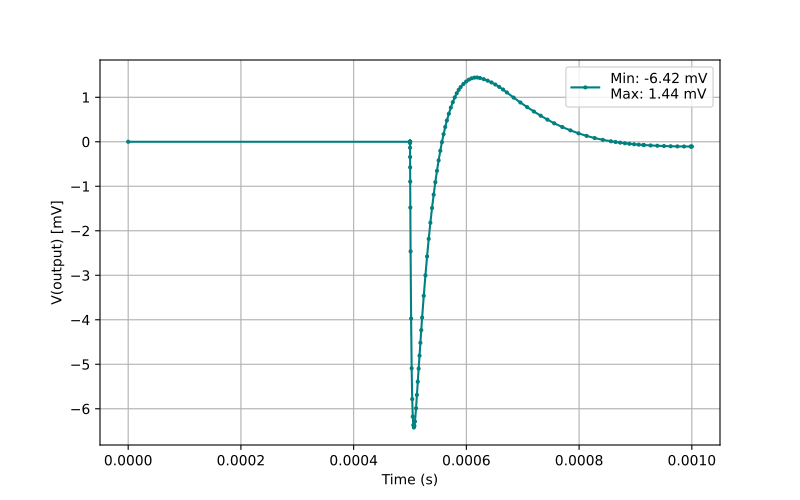

Here is the Python script that generated this plot:
import pandas as pd
import matplotlib.pyplot as plt


df = pd.read_csv("detector.txt", sep="\t")  

df["V(output)"] *= 1000  

min_v = df["V(output)"].min()
max_v = df["V(output)"].max()
diff = max_v - min_v
print(f"Gesamt: {diff:.6f} mV")

print(f"Minimale Spannung: {min_v:.6f} mV")
print(f"Maximale Spannung: {max_v:.6f} mV")


plt.figure(figsize=(8, 5))
plt.plot(df["time"], df["V(output)"], marker='o', linestyle='-', markersize=2, color='teal', label=f"Min: {min_v:.2f} mV\nMax: {max_v:.2f} mV")
plt.xlabel("Time (s)")
plt.ylabel("V(output) [mV]")  
#plt.title("Detektor Daten Plot in mV")
plt.grid(True)
plt.legend(loc="upper right")

plt.savefig('TLE2072.pdf')
plt.show()
